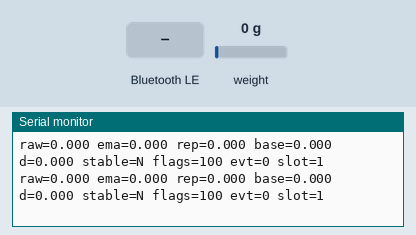
Simulated run of this program. Board: ESP32-C3. Shown: the last lines printed to the serial monitor. The inputs (shaded band) are chosen by the test bench; at power-on: weight on the scale 0 g. Nothing arrives over Bluetooth unless stated; a phone connects over Bluetooth LE 3 s after start.

Above: at 3.7 s.
3.8 s: Bluetooth LE write "ZERO" received
At 4.08 s:
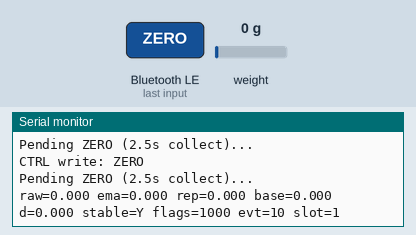
5.3 s: Bluetooth LE write "ZERO" received
7.0 s: Bluetooth LE write "TARE" received
At 7.5 s:
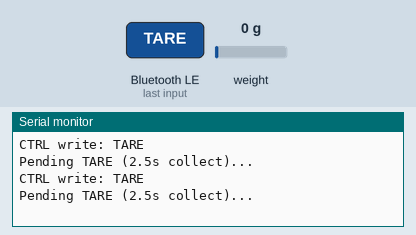
8.5 s: Bluetooth LE write "TARE" received
At 8.65 s:
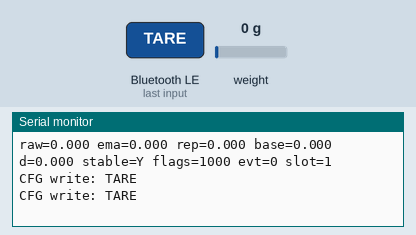
10.0 s: Bluetooth LE write "0" received
At 10.11 s:
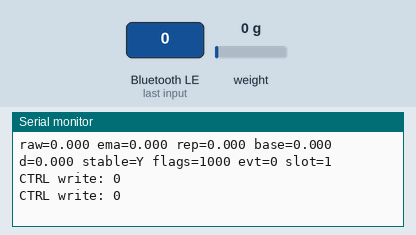

Measured:
- after the input at 3.8 s, the serial monitor: prints a new line at once (image 1)
- after the input at 7.0 s, the serial monitor: prints a new line at once (image 2)
- after the input at 8.5 s, the serial monitor: prints a new line at once (image 3)
- after the input at 10.0 s, the serial monitor: prints a new line at once (image 4)

The program:

main.cpp
```cpp
#include <Arduino.h>
#include <NimBLEDevice.h>
#include <HX711.h>
#include <cmath>

// =============================================================
// HIVE / PILWF firmware (ESP32 + HX711)
//
// Packet format (12 bytes) matches Flutter ble_slot_page.dart:
//
//   0:0xCA 1:0xFE 2:slotId 3:flags
//   4-5: deltaMg (i16, signed)   = (weightG - baseG) * 1000
//   6-7: weightX10 (u16)         = weightG * 10
//   8-9: baseX10 (u16)           = baseG * 10
//   10: eventType (u8)           = command/status events
//   11: seq (u8)
//
// IMPORTANT: Flutter UI expects these flag bits:
//   bit0 TAKEN      (firmware does NOT auto-set yet)
//   bit1 REMOVED    (firmware does NOT auto-set yet)
//   bit2 UNEXPECTED (true when not stable / settling)
//   bit3 STABLE     (true when stable)
//
// For ZERO/TARE progress we use eventType only.
// =============================================================

// ================= UUIDs (match Flutter app) =================
static NimBLEUUID SERVICE_UUID("7d2a0a5d-7c7a-4e8b-8cb4-2f2cf6b5b201");
static NimBLEUUID NOTIFY_UUID ("7d2a0a5d-7c7a-4e8b-8cb4-2f2cf6b5b202");
static NimBLEUUID CTRL_UUID   ("7d2a0a5d-7c7a-4e8b-8cb4-2f2cf6b5b203"); // write: "ZERO" / "TARE" / "CAL=..."
static NimBLEUUID CFG_UUID    ("7d2a0a5d-7c7a-4e8b-8cb4-2f2cf6b5b204"); // write: "SLOT=#"

// ================= HX711 wiring =================
// Remembered pins for ESP32: HX_DOUT=32, HX_SCK=33
static const int HX_DOUT = 32;
static const int HX_SCK  = 33;

// ================= Calibration factor =================
// Update via CTRL write: CAL=-87415.835938
static float g_calFactor = -87415.835938f;
static HX711 g_scale;

// ================= Identity =================
static char g_devName[32] = "Hive";
static NimBLEAdvertising* g_adv = nullptr;
static uint8_t g_slotId = 1;

// ================= BLE objects =================
static NimBLEServer* g_server = nullptr;
static NimBLEService* g_service = nullptr;
static NimBLECharacteristic* g_notifyCh = nullptr;
static NimBLECharacteristic* g_ctrlCh   = nullptr;
static NimBLECharacteristic* g_cfgCh    = nullptr;

static bool g_hasClient = false;
static uint8_t g_seq = 0;

// ================= Rates & filtering =================
static const uint32_t SAMPLE_HZ        = 40;     // internal reads
static const uint32_t BLE_HZ           = 10;     // notifications
static const float    EMA_ALPHA        = 0.12f;  // 0..1 lower=smoother

// Stability (tune these after real behavior)
static const float    STABLE_BAND_G    = 0.05f;  // +/- 0.05g
static const uint32_t STABLE_HOLD_MS   = 1200;

// Robust mean window for g_reportG
static const uint32_t AVG_WINDOW_MS    = 2000;
static const uint32_t AVG_MIN_SAMPLES  = 20;

// ZERO/TARE capture window
static const uint32_t PENDING_MS       = 2500;

// ================= Flags (byte 3) =================
static const uint8_t FLAG_TAKEN        = (1 << 0);
static const uint8_t FLAG_REMOVED      = (1 << 1);
static const uint8_t FLAG_UNEXPECTED   = (1 << 2);
static const uint8_t FLAG_STABLE       = (1 << 3);

// ================= Events (byte 10) =================
static const uint8_t EVT_NONE          = 0;
static const uint8_t EVT_TARE_DONE     = 1;
static const uint8_t EVT_ZERO_DONE     = 2;
static const uint8_t EVT_CAL_SET       = 3;
static const uint8_t EVT_ZERO_PENDING  = 10;
static const uint8_t EVT_TARE_PENDING  = 11;
static const uint8_t EVT_CMD_FAILED    = 99;

// ================= Scale state =================
static float g_baseG   = 0.0f;
static float g_rawG    = 0.0f;
static float g_emaG    = 0.0f;
static float g_reportG = 0.0f;

static uint8_t g_flags = 0;
static uint8_t g_eventType = EVT_NONE;

static bool g_isStable = false;
static uint32_t g_lastStableChangeMs = 0;

// ================= Ring buffer (trimmed mean) =================
struct Ring {
  static const int N = 180;
  float v[N];
  uint32_t t[N];
  int head = 0;
  int count = 0;

  void push(float val, uint32_t ms) {
    v[head] = val;
    t[head] = ms;
    head = (head + 1) % N;
    if (count < N) count++;
  }

  bool trimmedMean(uint32_t nowMs, uint32_t windowMs, float& outMean, int& outUsed) {
    float tmp[N];
    int n = 0;

    const uint32_t cutoff = nowMs - windowMs;
    for (int i = 0; i < count; i++) {
      int idx = head - 1 - i;
      if (idx < 0) idx += N;
      if (t[idx] < cutoff) break;
      tmp[n++] = v[idx];
    }
    if (n < 5) return false;

    // insertion sort (small n)
    for (int i = 1; i < n; i++) {
      float key = tmp[i];
      int j = i - 1;
      while (j >= 0 && tmp[j] > key) { tmp[j + 1] = tmp[j]; j--; }
      tmp[j + 1] = key;
    }

    int trim = (int)lroundf(n * 0.10f);
    int start = trim;
    int end   = n - trim;
    if (end <= start) { start = 0; end = n; }

    float sum = 0;
    int used = 0;
    for (int i = start; i < end; i++) { sum += tmp[i]; used++; }
    if (used <= 0) return false;

    outMean = sum / used;
    outUsed = used;
    return true;
  }
};

static Ring g_ring;

// ================= Helpers =================
static inline uint16_t u16_from_x10(float g) {
  int v = (int)lroundf(g * 10.0f);
  if (v < 0) v = 0;
  if (v > 65535) v = 65535;
  return (uint16_t)v;
}

static inline int16_t i16_from_mg_delta(float deltaG) {
  long v = lroundf(deltaG * 1000.0f);
  if (v < -32768) v = -32768;
  if (v >  32767) v =  32767;
  return (int16_t)v;
}

static void buildPacket(uint8_t out[12]) {
  const float deltaG = g_reportG - g_baseG;
  const int16_t deltaMg = i16_from_mg_delta(deltaG);
  const uint16_t w10 = u16_from_x10(g_reportG);
  const uint16_t b10 = u16_from_x10(g_baseG);

  out[0] = 0xCA;
  out[1] = 0xFE;
  out[2] = g_slotId;
  out[3] = g_flags;

  out[4] = (uint8_t)(deltaMg & 0xFF);
  out[5] = (uint8_t)((deltaMg >> 8) & 0xFF);

  out[6] = (uint8_t)(w10 & 0xFF);
  out[7] = (uint8_t)((w10 >> 8) & 0xFF);

  out[8] = (uint8_t)(b10 & 0xFF);
  out[9] = (uint8_t)((b10 >> 8) & 0xFF);

  out[10] = g_eventType;
  out[11] = g_seq++;
}

// ================= Advertising =================
static void startAdvertising() {
  g_adv = NimBLEDevice::getAdvertising();

  NimBLEAdvertisementData advData;
  advData.setName(g_devName);
  advData.addServiceUUID(SERVICE_UUID);
  g_adv->setAdvertisementData(advData);

  NimBLEAdvertisementData scanResp;
  scanResp.setName(g_devName);
  g_adv->setScanResponseData(scanResp);

  g_adv->start();

  Serial.print("BLE advertising as: ");
  Serial.println(g_devName);
}

// ================= Server callbacks =================
class ServerCallbacks : public NimBLEServerCallbacks {
  void onConnect(NimBLEServer*, NimBLEConnInfo&) override {
    g_hasClient = true;
    Serial.println("BLE client connected");
  }

  void onDisconnect(NimBLEServer*, NimBLEConnInfo&, int reason) override {
    g_hasClient = false;
    Serial.print("BLE client disconnected, reason=");
    Serial.println(reason);
    if (g_adv) {
      g_adv->start();
      Serial.println("BLE advertising restarted");
    }
  }
};

// ================= ZERO/TARE pending =================
static bool g_pendingZero = false;
static bool g_pendingTare = false;
static uint32_t g_pendingStartMs = 0;

static void beginPendingZero() {
  g_pendingZero = true;
  g_pendingTare = false;
  g_pendingStartMs = millis();
  g_eventType = EVT_ZERO_PENDING;
  Serial.println("Pending ZERO (2.5s collect)...");
}

static void beginPendingTare() {
  g_pendingTare = true;
  g_pendingZero = false;
  g_pendingStartMs = millis();
  g_eventType = EVT_TARE_PENDING;
  Serial.println("Pending TARE (2.5s collect)...");
}

static void finishPendingIfReady() {
  if (!g_pendingZero && !g_pendingTare) return;

  const uint32_t now = millis();
  if (now - g_pendingStartMs < PENDING_MS) return;

  float mean = 0;
  int used = 0;
  bool ok = g_ring.trimmedMean(now, PENDING_MS, mean, used);

  if (ok && used >= 10) {
    if (g_pendingZero) {
      g_scale.tare(15);
      g_baseG = 0.0f;
      g_eventType = EVT_ZERO_DONE;
      Serial.println("ZERO done: tare() + base=0");
    } else if (g_pendingTare) {
      g_baseG = mean;
      g_eventType = EVT_TARE_DONE;
      Serial.print("TARE done: base=");
      Serial.println(g_baseG, 4);
    }
  } else {
    g_eventType = EVT_CMD_FAILED;
    Serial.println("Command failed: not enough samples");
  }

  g_pendingZero = false;
  g_pendingTare = false;
}

// ================= Characteristic callbacks =================
class CtrlCallbacks : public NimBLECharacteristicCallbacks {
public:
  void onWrite(NimBLECharacteristic* c) override { handleWrite(c); }
  void onWrite(NimBLECharacteristic* c, NimBLEConnInfo&) override { handleWrite(c); }

private:
  void handleWrite(NimBLECharacteristic* c) {
    const std::string v = c->getValue();
    if (v.empty()) return;

    Serial.print("CTRL write: ");
    Serial.println(v.c_str());

    if (v == "ZERO") {
      beginPendingZero();
    } else if (v == "TARE") {
      beginPendingTare();
    } else if (v.rfind("CAL=", 0) == 0) {
      const float cf = atof(v.c_str() + 4);
      if (isfinite(cf) && fabsf(cf) > 0.00001f) {
        g_calFactor = cf;
        g_scale.set_scale(g_calFactor);
        g_eventType = EVT_CAL_SET;
        Serial.print("Calibration set: ");
        Serial.println(g_calFactor, 6);
      }
    }
  }
};

class CfgCallbacks : public NimBLECharacteristicCallbacks {
public:
  void onWrite(NimBLECharacteristic* c) override { handleWrite(c); }
  void onWrite(NimBLECharacteristic* c, NimBLEConnInfo&) override { handleWrite(c); }

private:
  void handleWrite(NimBLECharacteristic* c) {
    const std::string v = c->getValue();
    if (v.empty()) return;

    Serial.print("CFG write: ");
    Serial.println(v.c_str());

    if (v.rfind("SLOT=", 0) == 0) {
      const int sid = atoi(v.c_str() + 5);
      if (sid > 0 && sid < 256) {
        g_slotId = (uint8_t)sid;
        Serial.print("SlotId set: ");
        Serial.println(g_slotId);
      }
    }
  }
};

// ================= Setup =================
void setup() {
  Serial.begin(115200);
  delay(500);
  Serial.println("\n=== HIVE ESP32 BOOT ===");

  const uint64_t chipId = ESP.getEfuseMac();
  snprintf(g_devName, sizeof(g_devName), "Hive_%02X%02X%02X",
           (uint8_t)(chipId >> 16),
           (uint8_t)(chipId >> 8),
           (uint8_t)(chipId));

  // HX711
  g_scale.begin(HX_DOUT, HX_SCK);
  g_scale.set_scale(g_calFactor);
  g_scale.tare(20);
  g_baseG = 0.0f;

  Serial.print("HX711 ready. calFactor=");
  Serial.println(g_calFactor, 6);

  // BLE
  NimBLEDevice::init(g_devName);
  NimBLEDevice::setPower(ESP_PWR_LVL_P9);

  g_server = NimBLEDevice::createServer();
  g_server->setCallbacks(new ServerCallbacks());

  g_service = g_server->createService(SERVICE_UUID);

  g_notifyCh = g_service->createCharacteristic(
    NOTIFY_UUID,
    NIMBLE_PROPERTY::READ | NIMBLE_PROPERTY::NOTIFY
  );

  g_ctrlCh = g_service->createCharacteristic(
    CTRL_UUID,
    NIMBLE_PROPERTY::WRITE | NIMBLE_PROPERTY::WRITE_NR
  );
  g_ctrlCh->setCallbacks(new CtrlCallbacks());

  g_cfgCh = g_service->createCharacteristic(
    CFG_UUID,
    NIMBLE_PROPERTY::READ | NIMBLE_PROPERTY::WRITE | NIMBLE_PROPERTY::WRITE_NR
  );
  g_cfgCh->setCallbacks(new CfgCallbacks());

  g_service->start();
  startAdvertising();
}

// ================= Loop =================
void loop() {
  const uint32_t now = millis();

  // 1) Sample HX711 at SAMPLE_HZ
  static uint32_t lastSampleMs = 0;
  const uint32_t samplePeriodMs = 1000 / SAMPLE_HZ;

  if (now - lastSampleMs >= samplePeriodMs) {
    lastSampleMs = now;

    if (g_scale.is_ready()) {
      const float u = (float)g_scale.get_units(2); // grams
      g_rawG = u;

      g_ring.push(g_rawG, now);

      if (g_emaG == 0.0f) g_emaG = g_rawG;
      g_emaG = (EMA_ALPHA * g_rawG) + ((1.0f - EMA_ALPHA) * g_emaG);
    }
  }

  // 2) Reported weight = trimmed mean over AVG_WINDOW_MS (fallback to EMA)
  float mean = 0;
  int used = 0;
  const bool ok = g_ring.trimmedMean(now, AVG_WINDOW_MS, mean, used);
  if (ok && used >= (int)AVG_MIN_SAMPLES) g_reportG = mean;
  else g_reportG = g_emaG;

  // 3) Stable detection vs baseline
  const float deltaAbs = fabsf(g_reportG - g_baseG);
  const bool within = (deltaAbs <= STABLE_BAND_G);

  if (within) {
    if (!g_isStable) {
      if (g_lastStableChangeMs == 0) g_lastStableChangeMs = now;
      if (now - g_lastStableChangeMs >= STABLE_HOLD_MS) g_isStable = true;
    }
  } else {
    g_isStable = false;
    g_lastStableChangeMs = now;
  }

  // Only set stable/settling bits. Do NOT set TAKEN/REMOVED automatically here.
  g_flags &= (uint8_t)~(FLAG_UNEXPECTED | FLAG_STABLE);
  if (g_isStable) g_flags |= FLAG_STABLE;
  else            g_flags |= FLAG_UNEXPECTED;

  // 4) Finish pending ZERO/TARE
  finishPendingIfReady();

  // 5) Notify at BLE_HZ
  static uint32_t lastBleMs = 0;
  const uint32_t blePeriodMs = 1000 / BLE_HZ;

  if (now - lastBleMs >= blePeriodMs) {
    lastBleMs = now;

    if (g_notifyCh && g_hasClient) {
      uint8_t pkt[12];
      buildPacket(pkt);
      g_notifyCh->setValue(pkt, sizeof(pkt));
      g_notifyCh->notify();

      // Clear one-shot events after announce; keep pending repeating until done.
      if (g_eventType != EVT_ZERO_PENDING && g_eventType != EVT_TARE_PENDING) {
        g_eventType = EVT_NONE;
      }
    }

    // Debug
    Serial.print("raw=");  Serial.print(g_rawG, 3);
    Serial.print(" ema="); Serial.print(g_emaG, 3);
    Serial.print(" rep="); Serial.print(g_reportG, 3);
    Serial.print(" base=");Serial.print(g_baseG, 3);
    Serial.print(" d=");   Serial.print(g_reportG - g_baseG, 3);
    Serial.print(" stable="); Serial.print(g_isStable ? "Y" : "N");
    Serial.print(" flags=");  Serial.print(g_flags, BIN);
    Serial.print(" evt=");    Serial.print((int)g_eventType);
    Serial.print(" slot=");   Serial.println((int)g_slotId);
  }

  delay(2);
}
```
